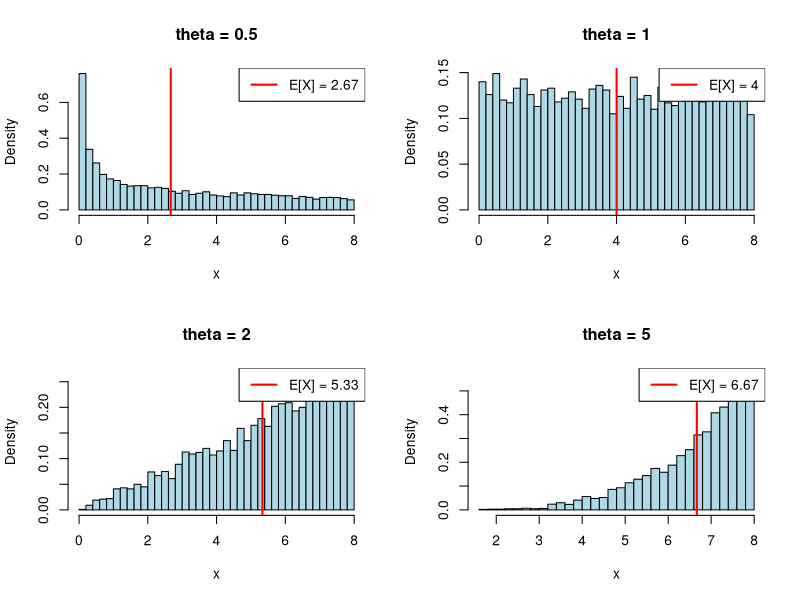

Write R code to recreate this figure.
SEEDNUMBER <-25203533 + 25189506
set.seed(SEEDNUMBER)
xmax <- sample(2:15, 1)

simulate_custom <- function(n, theta, xmax) {
  u <- runif(n)
  x <- xmax * u^(1/theta)
  return(x)
}


thetas <- c(0.5, 1, 2, 5)

samples <- lapply(thetas, function(th) simulate_custom(5000, th, xmax))
names(samples) <- paste0("theta_", thetas)

samples
par(mfrow = c(2,2))  # 4 graphiques

for (theta in thetas) {
  x <- simulate_custom(5000, theta, xmax)
  
  hist(x, breaks = 40, col = "lightblue",
       main = paste("theta =", theta),
       xlab = "x", probability = TRUE)
  
  # moyenne théorique
  EX <- theta / (theta + 1) * xmax
  
  abline(v = EX, col = "red", lwd = 2)
  legend("topright", legend = paste0("E[X] = ", round(EX, 2)),
         col = "red", lwd = 2)
}

